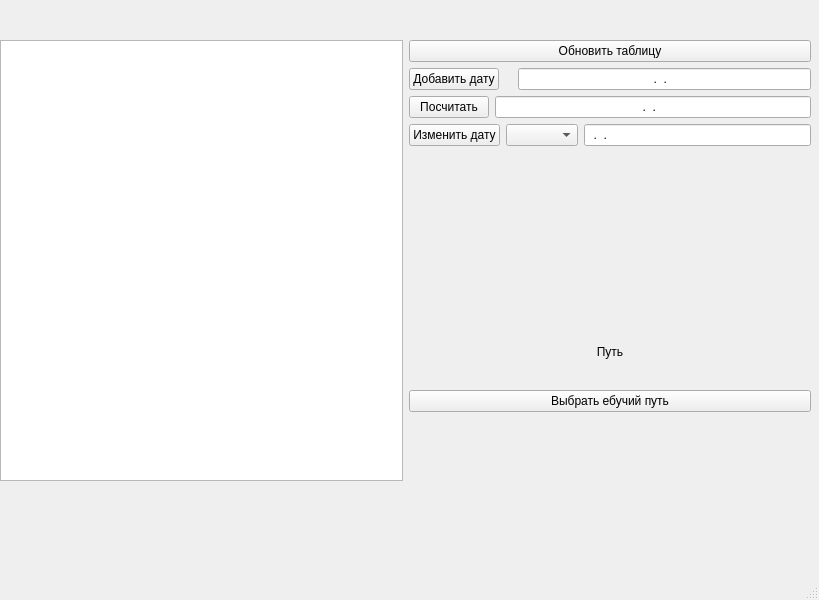
<?xml version="1.0" encoding="UTF-8"?>
<ui version="4.0">
 <class>MainWindow</class>
 <widget class="QMainWindow" name="MainWindow">
  <property name="geometry">
   <rect>
    <x>0</x>
    <y>0</y>
    <width>819</width>
    <height>600</height>
   </rect>
  </property>
  <property name="windowTitle">
   <string>MainWindow</string>
  </property>
  <widget class="QWidget" name="centralwidget">
   <widget class="QLabel" name="label">
    <property name="geometry">
     <rect>
      <x>500</x>
      <y>80</y>
      <width>211</width>
      <height>20</height>
     </rect>
    </property>
    <property name="text">
     <string/>
    </property>
   </widget>
   <widget class="QWidget" name="layoutWidget">
    <property name="geometry">
     <rect>
      <x>0</x>
      <y>40</y>
      <width>811</width>
      <height>441</height>
     </rect>
    </property>
    <layout class="QHBoxLayout" name="horizontalLayout_4">
     <item>
      <widget class="QTableView" name="tableView"/>
     </item>
     <item>
      <layout class="QVBoxLayout" name="verticalLayout">
       <item>
        <widget class="QPushButton" name="pushButton">
         <property name="text">
          <string>Обновить таблицу</string>
         </property>
        </widget>
       </item>
       <item>
        <layout class="QHBoxLayout" name="horizontalLayout_2">
         <item>
          <widget class="QPushButton" name="pushButton_3">
           <property name="text">
            <string>Добавить дату</string>
           </property>
          </widget>
         </item>
         <item>
          <widget class="QLabel" name="label_4">
           <property name="text">
            <string/>
           </property>
          </widget>
         </item>
         <item>
          <widget class="QLineEdit" name="lineEdit_2">
           <property name="inputMask">
            <string>99.99.9999</string>
           </property>
           <property name="alignment">
            <set>Qt::AlignCenter</set>
           </property>
          </widget>
         </item>
        </layout>
       </item>
       <item>
        <layout class="QHBoxLayout" name="horizontalLayout">
         <item>
          <widget class="QPushButton" name="pushButton_2">
           <property name="text">
            <string>Посчитать</string>
           </property>
          </widget>
         </item>
         <item>
          <widget class="QLineEdit" name="lineEdit">
           <property name="inputMask">
            <string>99.99.9999</string>
           </property>
           <property name="alignment">
            <set>Qt::AlignCenter</set>
           </property>
          </widget>
         </item>
        </layout>
       </item>
       <item>
        <layout class="QHBoxLayout" name="horizontalLayout_3">
         <item>
          <widget class="QPushButton" name="pushButton_4">
           <property name="text">
            <string>Изменить дату</string>
           </property>
          </widget>
         </item>
         <item>
          <widget class="QComboBox" name="comboBox"/>
         </item>
         <item>
          <widget class="QLineEdit" name="lineEdit_4">
           <property name="inputMask">
            <string>99.99.9999</string>
           </property>
          </widget>
         </item>
        </layout>
       </item>
       <item>
        <widget class="QLabel" name="label_5">
         <property name="text">
          <string/>
         </property>
        </widget>
       </item>
       <item>
        <layout class="QVBoxLayout" name="verticalLayout_2">
         <item>
          <widget class="QLabel" name="label_2">
           <property name="frameShadow">
            <enum>QFrame::Plain</enum>
           </property>
           <property name="text">
            <string>Путь</string>
           </property>
           <property name="alignment">
            <set>Qt::AlignCenter</set>
           </property>
          </widget>
         </item>
         <item>
          <widget class="QPushButton" name="pushButton_5">
           <property name="text">
            <string>Выбрать ебучий путь</string>
           </property>
          </widget>
         </item>
         <item>
          <widget class="QLabel" name="label_3">
           <property name="text">
            <string/>
           </property>
           <property name="alignment">
            <set>Qt::AlignCenter</set>
           </property>
          </widget>
         </item>
        </layout>
       </item>
      </layout>
     </item>
    </layout>
   </widget>
  </widget>
  <widget class="QMenuBar" name="menubar">
   <property name="geometry">
    <rect>
     <x>0</x>
     <y>0</y>
     <width>819</width>
     <height>25</height>
    </rect>
   </property>
  </widget>
  <widget class="QStatusBar" name="statusbar"/>
 </widget>
 <resources/>
 <connections/>
</ui>
